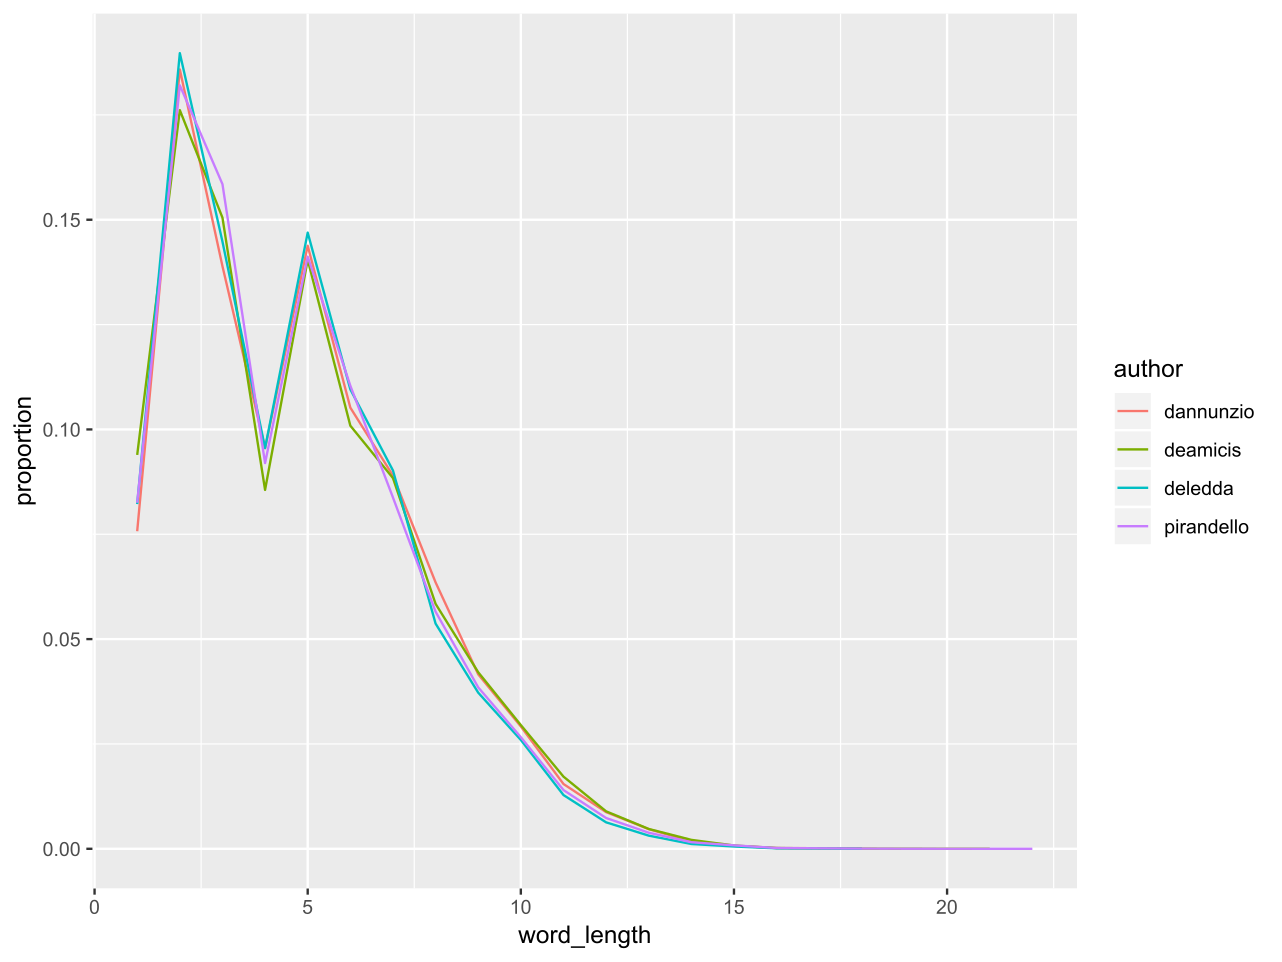

Here is the R script that generated this plot:
### The following code tests the stylometric proposal by T.C. Mendenhall, 1887, "THE CHARACTERISTIC CURVES OF COMPOSITION" (http://science.sciencemag.org/content/ns-9/214S/237)
### Data is in the "corpus" folder
### As a convention, name of the author is the first string of characters before the underscore, i.e. dannunzio_forse_1910.txt -> dannunzio

library(stylo)
library(tidyverse)

### Prepare the corpus
setwd("corpus")
files <- list.files()
authors <- strsplit(files, "_")
authors <- unlist(lapply(authors, function(x) x[1]))
authors_sel <- unique(authors)
authors_sel_ids <- list()
for(i in 1:length(authors_sel)){
  authors_sel_ids[[i]] <- which(authors == authors_sel[i])
}
corpus <- lapply(files, readLines)
corpus <- unlist(lapply(corpus, function(x) paste(x, collapse = " ")))

### Calculate word length for each author in the corpus
author_stats <- list()
for(i in 1:length(authors_sel)){
  author_sel_corpus <- corpus[authors_sel_ids[[i]]]
  author_sel_corpus <- paste(author_sel_corpus, collapse = " ")
  author_sel_corpus <- stylo::txt.to.words.ext(author_sel_corpus, language = "Italian", preserve.case = T)
  author_sel_corpus <- nchar(author_sel_corpus)
  author_stats[[i]] <- table(author_sel_corpus)
}

### Calculate proportions by dividing each count for the total number of words
author_stats <- lapply(author_stats, function(x) {x/sum(x)})

### Prepare dataframe for visualization
full_df <- data.frame(author = character(), word_length = numeric(), proportion = numeric())
for(i in 1:length(authors_sel)){
  for(n in 1:length(author_stats[[i]])){
    df_tmp <- data.frame(author = authors_sel[i], word_length = n, proportion = author_stats[[i]][n])
    full_df <- rbind(full_df, df_tmp)
  }
}

### Print plot
p1 <- ggplot(full_df, mapping = aes(x=word_length, y=proportion, group=author, color=author)) +
  geom_line()
p1

### Save plot
setwd("..")
ggsave(p1, filename = "Mendenhall_experiment.svg", width = 4*2, height = 3*2)

### Run stylo analyses
# Traditional dendrogram
stylo()

# Network
library(networkD3)
network_result <- stylo.network()
saveNetwork(network = network_result, file = "Stylo_network.html")
